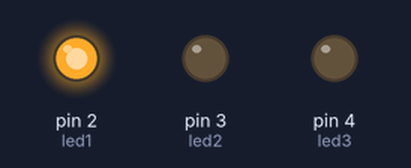
A sketch run on a simulated Arduino Uno, built with avr-gcc and run on an emulated ATmega328P. Parts: output pins drawn as LEDs (lit = HIGH).

Above: at 0.2 s.
At 0.7 s:
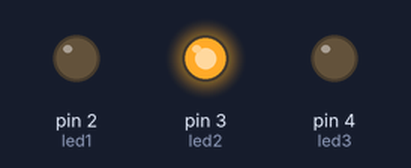
At 2.7 s:
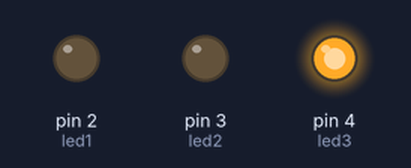
Timing chart, 0 to 3.5 s (numbered marks = the images above):
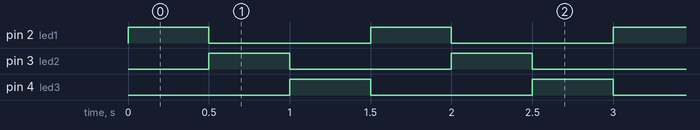

Measured:
- by itself, pin 2 (led1), pin 3 (led2), pin 4 (led3): alternates HIGH for 0.50 s and LOW for 1.0 s
- by itself, everything shown: repeats every 1.5 s, in 4 steps

The sketch:

WaterLevelDetector.ino
```cpp
// Define the pin numbers for the LEDs
int led1 = 2;  // LED 1 connected to pin 2
int led2 = 3;  // LED 2 connected to pin 3
int led3 = 4;  // LED 3 connected to pin 4

// Set a delay time in milliseconds
int delayTime = 500;  // 500ms = 0.5 second delay between LEDs

void setup() {
  // Set the LED pins as output
  pinMode(led1, OUTPUT);
  pinMode(led2, OUTPUT);
  pinMode(led3, OUTPUT);
}

void loop() {
  // Turn on LED 1, then off
  digitalWrite(led1, HIGH);
  delay(delayTime);
  digitalWrite(led1, LOW);

  // Turn on LED 2, then off
  digitalWrite(led2, HIGH);
  delay(delayTime);
  digitalWrite(led2, LOW);

  // Turn on LED 3, then off
  digitalWrite(led3, HIGH);
  delay(delayTime);
  digitalWrite(led3, LOW);
}
```
